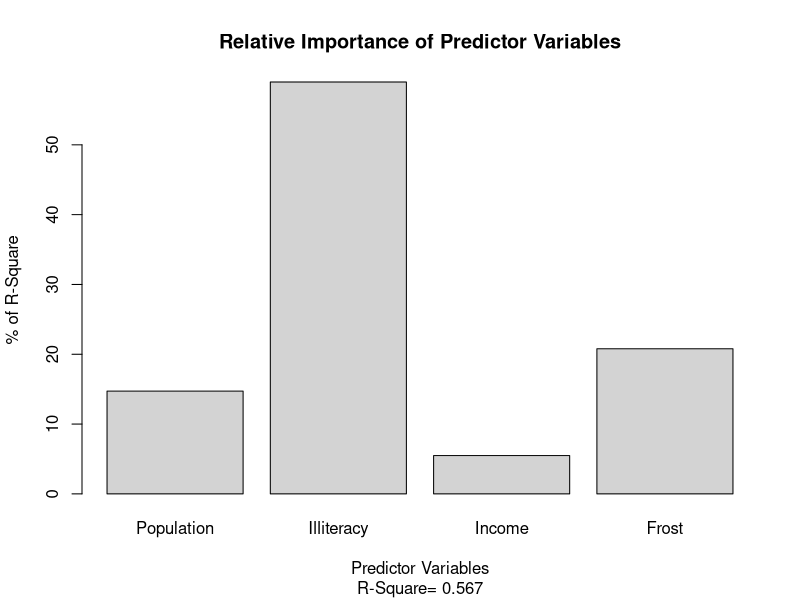

Generate this figure with R:
states <- as.data.frame(state.x77[, c("Murder", "Population","Illiteracy","Income","Frost")])
zstates <- as.data.frame(scale(states))
zfit <- lm(Murder ~ Population + Income + Illiteracy + Frost, data = zstates)
coef(zfit)
#jieguo jiushi yueda yue zhongyao

#daima8-16 relweights() hanshu, jisuan yuce bianliang d xiangdui quanzhong
relweights <- function(fit,...){
        R <- cor(fit$model)
        nvar <- ncol(R)
        rxx <- R[2:nvar, 2:nvar]
        rxy <- R[2:nvar, 1]
        svd <- eigen(rxx)
        evec <- svd$vectors
        ev <- svd$values
        delta <- diag(sqrt(ev))
        lambda <- evec %*% delta %*% t(evec)
        lambdasq <- lambda ^2
        beta <- solve(lambda) %*% rxy
        rsquare <- colSums(beta ^2 )
        rawwgt <- lambdasq %*% beta ^ 2
        import <- (rawwgt / rsquare) * 100
        lbls <- names(fit$model[2:nvar])
        rownames(import) <- lbls
        colnames(import) <- "Weights"
        barplot(t(import),names.arg = lbls,
                ylab = "% of R-Square",
                xlab = "Predictor Variables",
                main = "Relative Importance of Predictor Variables",
                sub = paste("R-Square=", round(rsquare, digits = 3)),
                ...)
        return(import)
        
}
fit <- lm(Murder ~ Population + Illiteracy + Income + Frost, data = states)
relweights(fit, col = "lightgrey")
